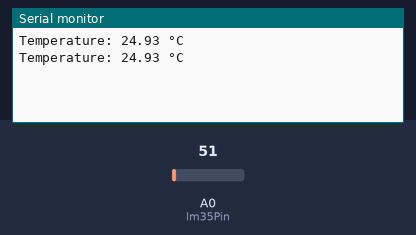
The sketch below on a simulated Arduino Uno, built with avr-gcc and run on an emulated ATmega328P. Shown: the last lines printed to the serial monitor. The test bench sets the inputs (shaded band); at power-on: A0 (lm35Pin) = 51.

Above: at 1.8 s.
1.9 s: A0 (lm35Pin) set to 61
At 2.6 s:
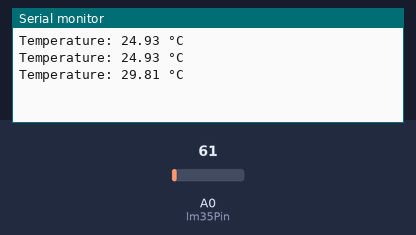
3.4 s: A0 (lm35Pin) set to 71
At 4.8 s:
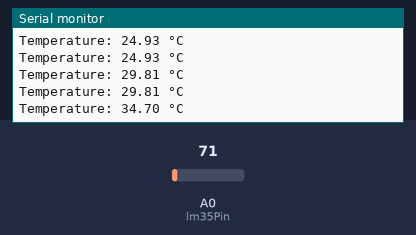
Timing chart, 0 to 6.4 s (numbered marks = the images above; inputs shaded):
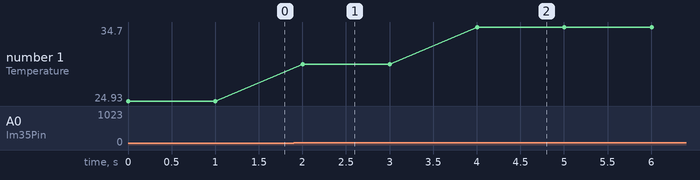

Measured:
- after the input at 1.9 s, the serial monitor: prints a new line after 0.10 s (image 1)
- after the input at 3.4 s, the serial monitor: prints a new line after 0.60 s (image 2)
- plotted number 1: 24.93 → 29.81 after the input at 1.9 s, 29.81 → 34.7 after the input at 3.4 s

The sketch:

suhu.ino
```cpp
const int lm35Pin = A0;

void setup() {
  Serial.begin(9600);
}

void loop() {
  int analogValue = analogRead(lm35Pin);
  float voltage = analogValue * (5.0 / 1023.0);
  float temperatureC = voltage * 100;

  Serial.print("Temperature: ");
  Serial.print(temperatureC);
  Serial.println(" °C");

  delay(1000);
}
```
